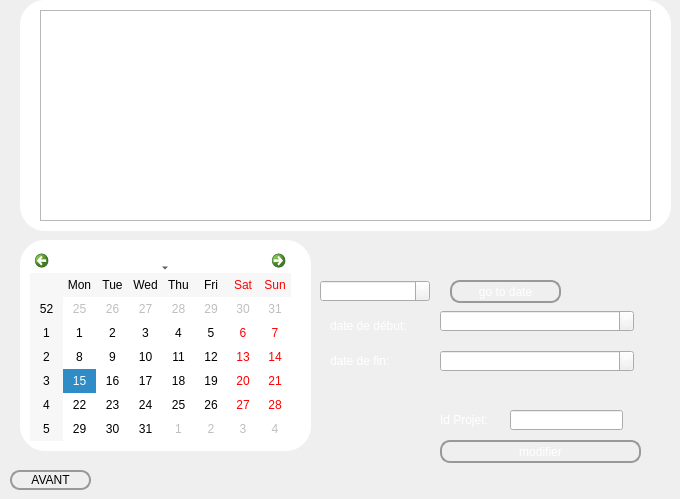
       <widget class="QWidget" name="page_7">
        <widget class="QLabel" name="label_32">
         <property name="geometry">
          <rect>
           <x>20</x>
           <y>0</y>
           <width>651</width>
           <height>231</height>
          </rect>
         </property>
         <property name="styleSheet">
          <string notr="true">border-radius:25px;
background-color:white;</string>
         </property>
         <property name="text">
          <string/>
         </property>
        </widget>
        <widget class="QTableView" name="tableView_emploi">
         <property name="geometry">
          <rect>
           <x>40</x>
           <y>10</y>
           <width>611</width>
           <height>211</height>
          </rect>
         </property>
        </widget>
        <widget class="QLabel" name="label_33">
         <property name="geometry">
          <rect>
           <x>20</x>
           <y>240</y>
           <width>291</width>
           <height>211</height>
          </rect>
         </property>
         <property name="styleSheet">
          <string notr="true">border-radius:25px;
background-color:white;</string>
         </property>
         <property name="text">
          <string/>
         </property>
        </widget>
        <widget class="QCalendarWidget" name="calendarWidget_2">
         <property name="geometry">
          <rect>
           <x>30</x>
           <y>250</y>
           <width>261</width>
           <height>191</height>
          </rect>
         </property>
         <property name="styleSheet">
          <string notr="true">background-color:white;</string>
         </property>
        </widget>
        <widget class="QPushButton" name="pushButton_emploi_goto">
         <property name="geometry">
          <rect>
           <x>450</x>
           <y>280</y>
           <width>111</width>
           <height>23</height>
          </rect>
         </property>
         <property name="styleSheet">
          <string notr="true">QPushButton{
border-style:solid;
border-width: 2px;
border-color: #999999;
border-radius: 10px;
/*background-color:rgb(58, 122, 62);*/
color:rgb(255, 255, 255);
font: 75 12pt &quot;System&quot;;
background-color: qlineargradient(x1: 0, y1: 0, x2: 0, y2: 1,
stop: 0 #CCCCCC, stop: 1 #AAAAAA);
}
QPushButton:hover{
background-color:#0077b6;

color:rgb(255,255,255);
 
}
QPushButton:pressed{
background-color:#0077b6;}</string>
         </property>
         <property name="text">
          <string>go to date</string>
         </property>
        </widget>
        <widget class="QDateEdit" name="dateEdit_emploi">
         <property name="geometry">
          <rect>
           <x>320</x>
           <y>280</y>
           <width>110</width>
           <height>22</height>
          </rect>
         </property>
         <property name="styleSheet">
          <string notr="true">color:rgb(255, 255, 255);
font: 75 12pt &quot;System&quot;;
</string>
         </property>
        </widget>
        <widget class="QPushButton" name="pushButton_mdf_emploi">
         <property name="geometry">
          <rect>
           <x>440</x>
           <y>440</y>
           <width>201</width>
           <height>23</height>
          </rect>
         </property>
         <property name="styleSheet">
          <string notr="true">QPushButton{
border-style:solid;
border-width: 2px;
border-color: #999999;
border-radius: 10px;
/*background-color:rgb(58, 122, 62);*/
color:rgb(255, 255, 255);
font: 75 12pt &quot;System&quot;;
background-color: qlineargradient(x1: 0, y1: 0, x2: 0, y2: 1,
stop: 0 #CCCCCC, stop: 1 #AAAAAA);
}
QPushButton:hover{
background-color:#0077b6;

color:rgb(255,255,255);
 
}
QPushButton:pressed{
background-color:#0077b6;}</string>
         </property>
         <property name="text">
          <string>modifier</string>
         </property>
        </widget>
        <widget class="QLabel" name="label_emploi">
         <property name="geometry">
          <rect>
           <x>440</x>
           <y>410</y>
           <width>151</width>
           <height>20</height>
          </rect>
         </property>
         <property name="styleSheet">
          <string notr="true">color:rgb(255, 255, 255);
font: 75 12pt &quot;System&quot;;
</string>
         </property>
         <property name="text">
          <string>Id Projet:</string>
         </property>
        </widget>
        <widget class="QLabel" name="label_48">
         <property name="geometry">
          <rect>
           <x>330</x>
           <y>310</y>
           <width>91</width>
           <height>31</height>
          </rect>
         </property>
         <property name="styleSheet">
          <string notr="true">
color:rgb(255, 255, 255);
font: 75 12pt &quot;System&quot;;
</string>
         </property>
         <property name="text">
          <string>date de début: </string>
         </property>
        </widget>
        <widget class="QDateTimeEdit" name="dateTimeEdit_emploiS">
         <property name="geometry">
          <rect>
           <x>440</x>
           <y>310</y>
           <width>194</width>
           <height>22</height>
          </rect>
         </property>
         <property name="styleSheet">
          <string notr="true">color:rgb(255, 255, 255);
font: 75 12pt &quot;System&quot;;
</string>
         </property>
        </widget>
        <widget class="QLabel" name="label_49">
         <property name="geometry">
          <rect>
           <x>330</x>
           <y>350</y>
           <width>91</width>
           <height>21</height>
          </rect>
         </property>
         <property name="styleSheet">
          <string notr="true">color:rgb(255, 255, 255);
font: 75 12pt &quot;System&quot;;
</string>
         </property>
         <property name="text">
          <string>date de fin:</string>
         </property>
        </widget>
        <widget class="QDateTimeEdit" name="dateTimeEdit_emploiE">
         <property name="geometry">
          <rect>
           <x>440</x>
           <y>350</y>
           <width>194</width>
           <height>22</height>
          </rect>
         </property>
         <property name="styleSheet">
          <string notr="true">color:rgb(255, 255, 255);
font: 75 12pt &quot;System&quot;;
</string>
         </property>
        </widget>
        <widget class="QLineEdit" name="label_mtrcl_emploi">
         <property name="geometry">
          <rect>
           <x>510</x>
           <y>410</y>
           <width>113</width>
           <height>20</height>
          </rect>
         </property>
        </widget>
        <widget class="QPushButton" name="avant_3">
         <property name="geometry">
          <rect>
           <x>10</x>
           <y>470</y>
           <width>81</width>
           <height>20</height>
          </rect>
         </property>
         <property name="styleSheet">
          <string notr="true">QPushButton{
border-style:solid;
border-width: 2px;
border-color: #999999;
border-radius: 10px;
/*background-color:rgb(58, 122, 62);*/

background-color: qlineargradient(x1: 0, y1: 0, x2: 0, y2: 1,
stop: 0 #CCCCCC, stop: 1 #AAAAAA);
}
QPushButton:hover{
background-color:#0077b6;

color:rgb(255,255,255);
 
}
QPushButton:pressed{
background-color:#0077b6;}</string>
         </property>
         <property name="text">
          <string>AVANT</string>
         </property>
         <property name="icon">
          <iconset resource="res.qrc">
           <normaloff>:/prefix/new/res/left.png</normaloff>:/prefix/new/res/left.png</iconset>
         </property>
        </widget>
       </widget>
